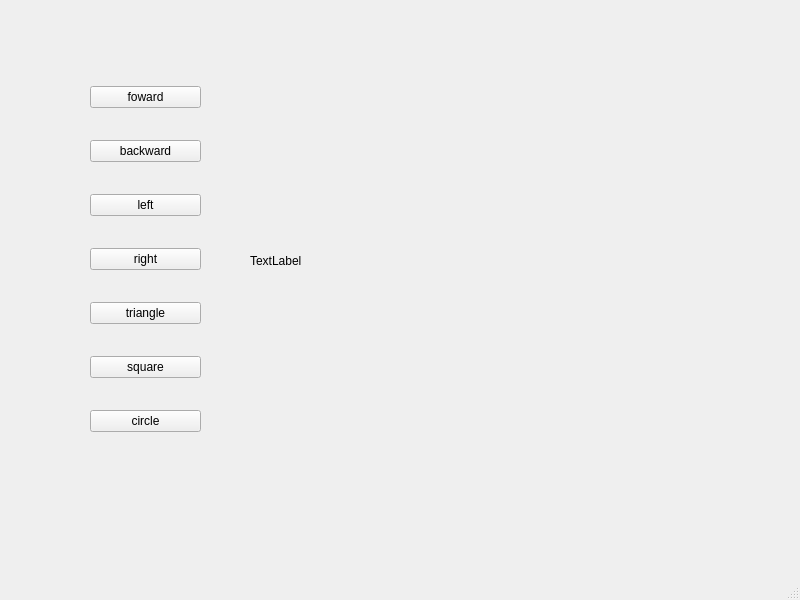
<?xml version="1.0" encoding="UTF-8"?>
<ui version="4.0">
 <class>MainWindow</class>
 <widget class="QMainWindow" name="MainWindow">
  <property name="geometry">
   <rect>
    <x>0</x>
    <y>0</y>
    <width>800</width>
    <height>600</height>
   </rect>
  </property>
  <property name="windowTitle">
   <string>MainWindow</string>
  </property>
  <widget class="QWidget" name="centralwidget">
   <widget class="QWidget" name="verticalLayoutWidget">
    <property name="geometry">
     <rect>
      <x>90</x>
      <y>60</y>
      <width>111</width>
      <height>401</height>
     </rect>
    </property>
    <layout class="QVBoxLayout" name="verticalLayout">
     <item>
      <widget class="QPushButton" name="btnForward">
       <property name="text">
        <string>foward</string>
       </property>
      </widget>
     </item>
     <item>
      <widget class="QPushButton" name="btnBackward">
       <property name="text">
        <string>backward</string>
       </property>
      </widget>
     </item>
     <item>
      <widget class="QPushButton" name="btnLeft">
       <property name="text">
        <string>left</string>
       </property>
      </widget>
     </item>
     <item>
      <widget class="QPushButton" name="btnRight">
       <property name="text">
        <string>right</string>
       </property>
      </widget>
     </item>
     <item>
      <widget class="QPushButton" name="btnTriangle">
       <property name="text">
        <string>triangle</string>
       </property>
      </widget>
     </item>
     <item>
      <widget class="QPushButton" name="btnSquare">
       <property name="text">
        <string>square</string>
       </property>
      </widget>
     </item>
     <item>
      <widget class="QPushButton" name="btnCircle">
       <property name="text">
        <string>circle</string>
       </property>
      </widget>
     </item>
    </layout>
   </widget>
   <widget class="QLabel" name="labelCmdVel">
    <property name="geometry">
     <rect>
      <x>250</x>
      <y>70</y>
      <width>231</width>
      <height>381</height>
     </rect>
    </property>
    <property name="text">
     <string>TextLabel</string>
    </property>
   </widget>
  </widget>
  <widget class="QMenuBar" name="menubar">
   <property name="geometry">
    <rect>
     <x>0</x>
     <y>0</y>
     <width>800</width>
     <height>22</height>
    </rect>
   </property>
  </widget>
  <widget class="QStatusBar" name="statusbar"/>
 </widget>
 <resources/>
 <connections/>
</ui>
